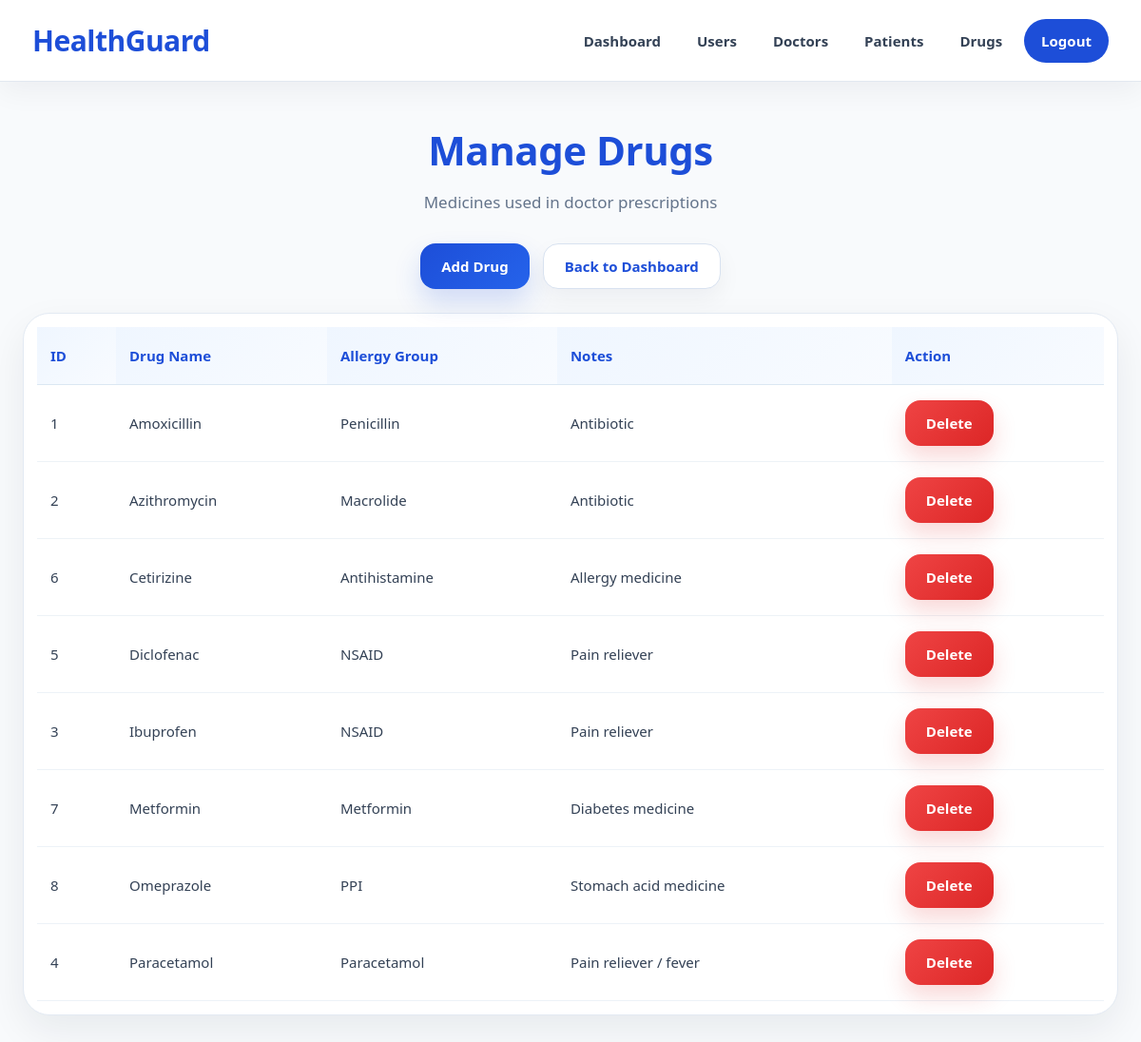
Screenshot of /admin/manage_drugs.php (signed in) with the database file from the repository.
### tables this page shows
CREATE TABLE IF NOT EXISTS `drugs` (
  `drug_id` int NOT NULL AUTO_INCREMENT,
  `drug_name` varchar(150) NOT NULL,
  `allergy_group` varchar(150) DEFAULT NULL,
  `notes` text,
  `created_at` datetime DEFAULT CURRENT_TIMESTAMP,
  PRIMARY KEY (`drug_id`),
  UNIQUE KEY `drug_name` (`drug_name`)
);

### admin/manage_drugs.php (the view, shortened to what this page needs)
<?php
$conn = OpenCon();
$sql = "SELECT * FROM drugs ORDER BY drug_name ASC";
$result = mysqli_query($conn, $sql);
?>
<!DOCTYPE html>
<html lang="en">
<head>
    <link rel="stylesheet" href="/HealthGuard/style.css">
</head>
<body class="admin-page">
<?php include("../navbar.php"); ?>
<div class="section">
    <h1 class="section-title">Manage Drugs</h1>
    <p class="section-subtitle">Medicines used in doctor prescriptions</p>
    <div class="hero-actions" style="justify-content:center; margin-bottom:25px;">
        <a href="/HealthGuard/admin/add_drug.php" class="primary-btn">Add Drug</a>
        <a href="/HealthGuard/admin/admin_dashboard.php" class="secondary-btn">Back to Dashboard</a>
    </div>
    <div class="table-wrapper">
        <table>
            <tr>
                <th>ID</th>
                <th>Drug Name</th>
                <th>Allergy Group</th>
                <th>Notes</th>
                <th>Action</th>
            </tr>
            <?php while ($row = mysqli_fetch_assoc($result)) { ?>
            <tr>
                <td><?php echo $row['drug_id']; ?></td>
                <td><?php echo htmlspecialchars($row['drug_name']); ?></td>
                <td><?php echo htmlspecialchars($row['allergy_group']); ?></td>
                <td><?php echo htmlspecialchars($row['notes']); ?></td>
                <td>
                    <a href="/HealthGuard/admin/delete_drug.php?drug_id=<?php echo $row['drug_id']; ?>" class="danger-btn" onclick="return confirm('Delete this drug?');">Delete</a>
                </td>
            </tr>
            <?php } ?>
        </table>
    </div>
</div>
</body>
</html>

### style.css (style rules this page uses)
* { margin: 0; padding: 0; box-sizing: border-box; }
html, body { min-height: 100%; font-family: "Segoe UI", Tahoma, Geneva, Verdana, sans-serif; scroll-behavior: smooth; }
body { background: #f5f8fc; color: #1e293b; line-height: 1.6; }
a { text-decoration: none; transition: 0.25s ease; }
.primary-btn, .secondary-btn, .danger-btn, button, a.primary-btn, a.secondary-btn, a.danger-btn { display: inline-flex !important; align-items: center !important; justify-content: center !important; text-decoration: none !important; font-weight: 800 !important; font-size: 15px !important; line-height: 1 !important; cursor: pointer !important; border-radius: 16px !important; padding: 12px 22px !important; min-height: 48px !important; transition: 0.25s ease !important; border: none; }
.primary-btn, a.primary-btn, button { color: blue !important; }
.secondary-btn, a.secondary-btn { background: #ffffff !important; color: #1e293b !important; border: 1px solid #d9e4ef !important; box-shadow: 0 10px 24px rgba(15, 23, 42, 0.05) !important; }
.danger-btn, a.danger-btn { background: linear-gradient(135deg, #ef4444, #dc2626) !important; color: #ffffff !important; border: none !important; box-shadow: 0 12px 24px rgba(220, 38, 38, 0.18) !important; }
.section { width: 100%; max-width: 1380px; margin: 0 auto; padding: 38px 24px 42px; }
.section-title { font-size: 42px; font-weight: 800; text-align: center; margin-bottom: 8px; letter-spacing: -0.5px; }
.section-subtitle { text-align: center; font-size: 17px; color: #64748b; margin-bottom: 30px; }
.hero-actions { display: flex; justify-content: center; align-items: center; gap: 14px; flex-wrap: wrap; }
.table-wrapper { width: 100%; overflow-x: auto; background: #ffffff; border-radius: 28px; border: 1px solid #e2e8f0; box-shadow: 0 16px 40px rgba(15, 23, 42, 0.07); padding: 14px; }
table { width: 100%; border-collapse: collapse; min-width: 760px; }
table th { text-align: left; padding: 18px 14px; font-size: 15px; font-weight: 900; color: #0f172a; background: linear-gradient(135deg, #eff6ff, #f8fbff); border-bottom: 1px solid #dbe7f2; }
table td { padding: 16px 14px; border-bottom: 1px solid #edf2f7; color: #334155; font-size: 15px; vertical-align: middle; }
.admin-page { background: #f8fafc; min-height: 100vh; }
.admin-page .primary-btn, .admin-page button { background: linear-gradient(135deg, #1d4ed8, #2563eb) !important; color: #ffffff !important; box-shadow: 0 14px 28px rgba(29, 78, 216, 0.18) !important; }
.admin-page .secondary-btn { color: #1d4ed8 !important; border-color: #d8e2f0 !important; }
.admin-page .section-title, .admin-page .form-box h2, .admin-page .card h3 { color: #1d4ed8; }
.admin-page .table-wrapper { border-color: #e3eaf3; }
.admin-page table th { background: linear-gradient(135deg, #eff6ff, #f8fbff); color: #1d4ed8; }

### rows the page displays
drugs: drug_id "1", drug_name "Amoxicillin", allergy_group "Penicillin", notes "Antibiotic"
drugs: drug_id "2", drug_name "Azithromycin", allergy_group "Macrolide", notes "Antibiotic"
drugs: drug_id "6", drug_name "Cetirizine", allergy_group "Antihistamine", notes "Allergy medicine"
drugs: drug_id "5", drug_name "Diclofenac", allergy_group "NSAID", notes "Pain reliever"
drugs: drug_id "3", drug_name "Ibuprofen", allergy_group "NSAID", notes "Pain reliever"
drugs: drug_id "7", drug_name "Metformin", allergy_group "Metformin", notes "Diabetes medicine"
drugs: drug_id "8", drug_name "Omeprazole", allergy_group "PPI", notes "Stomach acid medicine"
drugs: drug_id "4", drug_name "Paracetamol", allergy_group "Paracetamol", notes "Pain reliever / fever"
